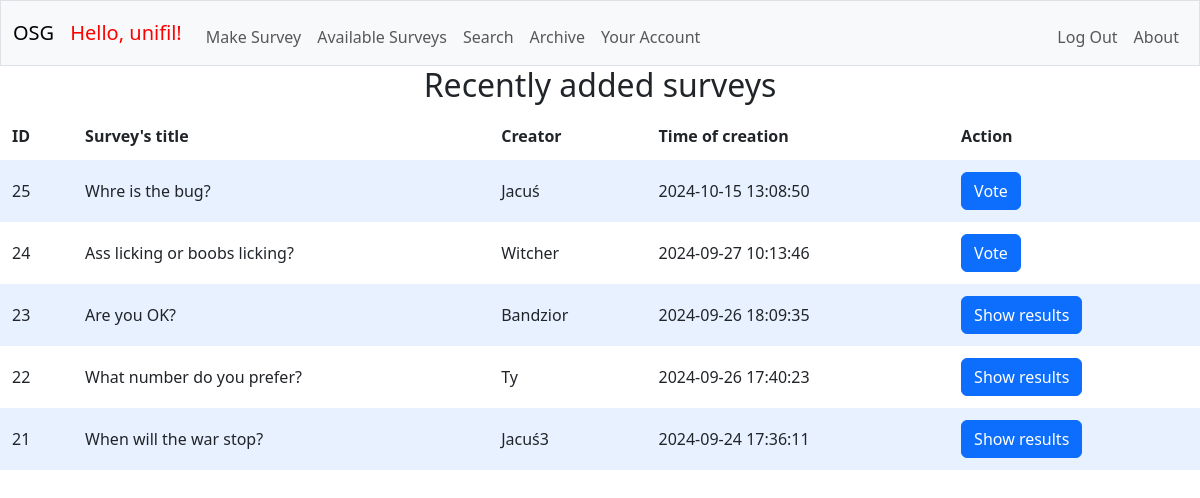
/ (signed in), run on the app's committed database.
### tables this page shows
CREATE TABLE users (id INTEGER PRIMARY KEY AUTOINCREMENT NOT NULL, username TEXT NOT NULL, hash TEXT NOT NULL);

CREATE TABLE surveys (id INTEGER PRIMARY KEY AUTOINCREMENT NOT NULL, creator TEXT NOT NULL, question TEXT NOT NULL, time DATETIME NOT NULL, status TEXT NOT NULL DEFAULT 'active', FOREIGN KEY (creator) REFERENCES users(id));

### app.py (the view)
@app.route("/")
@login_required
def index():
    username = db.execute("SELECT username FROM users WHERE id = ?", session["user_id"])[0]["username"]
    surveys = db.execute("SELECT surveys.id AS survey_id, surveys.question, surveys.time, users.username FROM surveys JOIN users ON users.id = surveys.creator WHERE status = 'active' ORDER BY survey_id DESC LIMIT 5")
    user = db.execute("SELECT username FROM users WHERE id = ?", session["user_id"])[0]["username"]
    vote_check = []
    surveys_voted = db.execute("SELECT * FROM voted WHERE user = ?", session['user_id'])
    for survey in surveys_voted:
        vote_check.append(survey['survey'])
    return render_template("index.html", username=username, surveys=surveys, user=user, vote_check=vote_check)

### app.py (called while the page is built)
@app.after_request
def after_request(response):
    response.headers["Cache-Control"] = "no-cache, no-store, must-revalidate"
    response.headers["Expires"] = 0
    response.headers["Pragma"] = "no-cache"
    return response

### helpers.py (called while the page is built)
def login_required(f):
    @wraps(f) #keeps the attributes of the original function
    def decorated_function(*args, **kwargs):
        if session.get("user_id") is None:
            return redirect('/osurgen/login')
        return f(*args, **kwargs)
    return decorated_function

### templates/index.html (shortened to what this page needs)
{% extends "layout.html" %}
{% block main %}
    <h2 class="popup">Recently added surveys</h2>
    <table>
        <thead>
            <tr>
                <th>ID</th>
                <th>Survey's title</th>
                <th>Creator</th>
                <th>Time of creation</th>
                <th>Action</th>
            </tr>
        </thead>
        <tbody>
            {% for survey in surveys %}
                <form action="/osurgen/handle_form" method="post">
                    <tr>
                        <td>{{ survey['survey_id'] }}</td>
                        <td>{{ survey['question'] }}</td>
                        <td>{{ survey['username'] }}</td>
                        <td>{{ survey['time'] }}</td>
                        <td>
                        {% if survey['survey_id'] in vote_check: %}
                            <button class="btn btn-primary" type="submit" name="action" value="results">Show results</button>
                        {% else: %}
                            <button class="btn btn-primary" type="submit" name="action" value="vote">Vote</button>
                        {% endif %}
                        </td>
                    </tr>
                </form>
            {% endfor %}
        </tbody>
    </table>
{% endblock %}

### templates/layout.html (shortened to what this page needs)
<!DOCTYPE html>
<html lang="en">
<head>
    <link href="https://cdn.jsdelivr.net/npm/bootstrap@5.3.3/dist/css/bootstrap.min.css" rel="stylesheet">
    <link href="/osurgen/static/styles.css" rel="stylesheet">
</head>
<body>
  <nav class="bg-light border navbar navbar-expand-md navbar-light">
    <div class="container-fluid">
        <a class="navbar-brand" href="{{ url_for('index') }}"><span>OSG</span></a>
        {% if session["user_id"] %}
        <a class="navbar-brand" href="{{ url_for('account') }}"><span id="hello">Hello, {{ session["username"]  }}!</span></a>
        {% endif %}
        <div class="collapse navbar-collapse" id="navbar">
            {% if session["user_id"] %}
                <ul class="navbar-nav me-auto mt-2">
                    <li class="nav-item"><a class="nav-link" href="{{ url_for('generate') }}">Make Survey</a></li>
                    <li class="nav-item"><a class="nav-link" href="{{ url_for('surveys') }}">Available Surveys</a></li>
                    <li class="nav-item"><a class="nav-link" href="{{ url_for('search') }}">Search</a></li>
                    <li class="nav-item"><a class="nav-link" href="{{ url_for('archive') }}">Archive</a></li>
                    <li class="nav-item"><a class="nav-link" href="{{ url_for('account') }}">Your Account</a></li>
                </ul>
                <ul class="navbar-nav ms-auto mt-2">
                    <li class="nav-item"><a class="nav-link" href="{{ url_for('logout') }}">Log Out</a></li>
                    <li class="nav-item"><a class="nav-link" href="{{ url_for('about') }}">About</a></li>
                </ul>
            {% endif %}
        </div>
    </div>
</nav>
<main>
  {% block main %}{% endblock %}
</main>
</body>
</html>

### static/styles.css (style rules this page uses)
.popup { text-align: center; }
table { background-color: transparent; margin-bottom: 1rem; width: 100%; }
table th, table td { padding: 0.75rem; vertical-align: middle; }
tbody tr:nth-of-type(odd) { background-color: rgb(179, 208, 255, 0.3) }
#hello { color: red; }

### data on the page
users: username "unifil"
surveys: survey_id "25", question "Whre is the bug?", username "Jacuś", time "2024-10-15 13:08:50", shows "Vote"
surveys: survey_id "24", question "Ass licking or boobs licking?", username "Witcher", time "2024-09-27 10:13:46", shows "Vote"
surveys: survey_id "23", question "Are you OK?", username "Bandzior", time "2024-09-26 18:09:35", shows "Show results"
surveys: survey_id "22", question "What number do you prefer?", username "Ty", time "2024-09-26 17:40:23", shows "Show results"
surveys: survey_id "21", question "When will the war stop?", username "Jacuś3", time "2024-09-24 17:36:11", shows "Show results"
